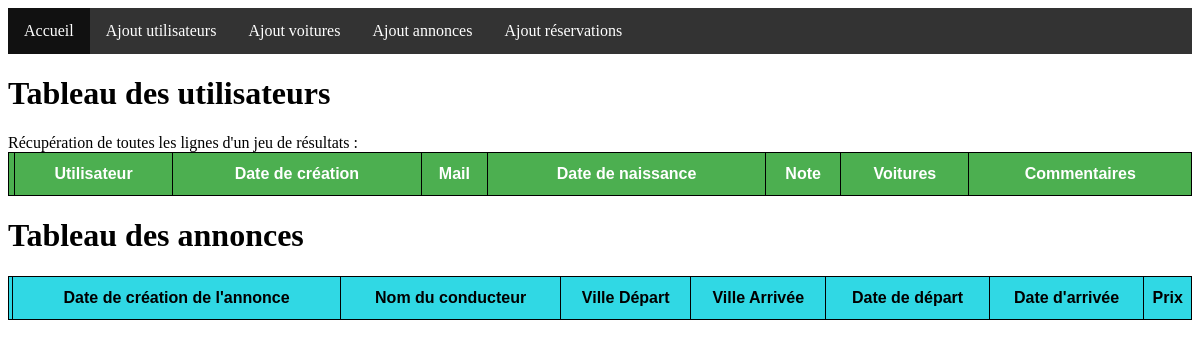
/, run on an earlier commit of the app's database.
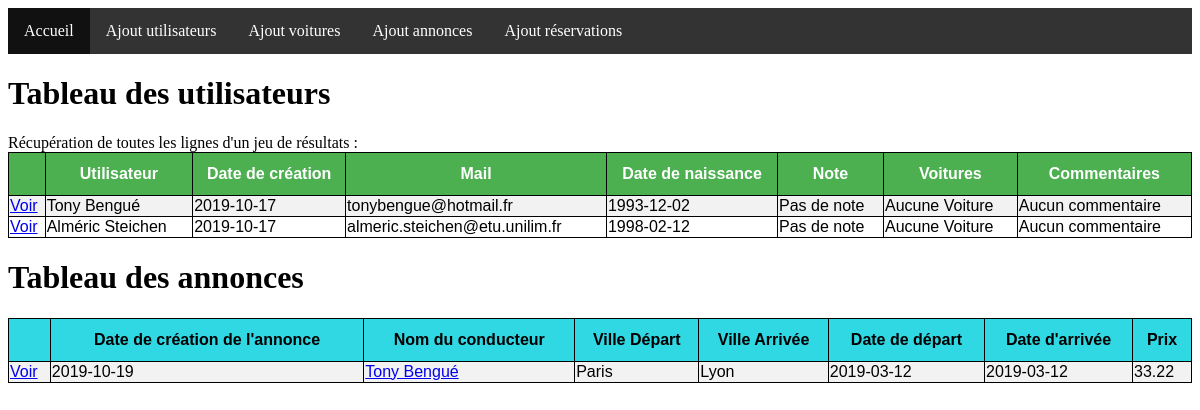
And on a later commit of the database.
### tables this page shows
CREATE TABLE users (
    id INT(11) UNSIGNED AUTO_INCREMENT PRIMARY KEY,
    firstName VARCHAR(30) NOT NULL,
    lastName VARCHAR(30) NOT NULL,
    email VARCHAR(30) NOT NULL,
    birthDate DATE NOT NULL,
    rate TINYINT NOT NULL,
    listOfCars TEXT NOT NULL,
    listOfComments TEXT NOT NULL,
    date DATE NOT NULL
);

CREATE TABLE announcements (
    id INT(11) UNSIGNED AUTO_INCREMENT PRIMARY KEY, 
    userDriver VARCHAR(30) NOT NULL,
    cityStart VARCHAR(30) NOT NULL,
    cityEnd VARCHAR(30) NOT NULL,
    dateStart VARCHAR(30) NOT NULL,
    dateEnd VARCHAR(30) NOT NULL,
    car VARCHAR(30) NOT NULL,
    seatNumber INT(1) NOT NULL,
    price FLOAT(10) NOT NULL,
    date DATE NOT NULL
);

### class/AnnouncementModel.php (called while the page is built, shortened)
<?php
class AnnouncementModel {
    public function getAnnouncements() {
        $pdo = new Database();
        $pdo = $pdo->getPdo();
        $sql = "SELECT * FROM announcements";
        $request = $pdo->prepare($sql);
        $request->execute();
        $results = $request->fetchAll();
        return $results;
    }
}

### class/UserController.php (the view, shortened to what this page needs)
<?php
class UserController
{
    public static function showUserTableFromDb() {
        $model = new UserModel();
        $users = $model->getUsers();
        echo "<table id='users'>
        <tr>
          <th></th>
          <th>Utilisateur</th>
          <th>Date de création</th>
          <th>Mail</th>
          <th>Date de naissance</th>
          <th>Note</th>
          <th>Voitures</th>
          <th>Commentaires</th>
        </tr>";
        for ($i = 0; $i < count($users); $i++ ) {
            $user = $users[$i];
            array_push(User::$listOfUsers, $user);
            echo "<tr>";
                echo "<td>";
                    $iLink = $i + 1;
                    echo "<a href='users.php?user=$iLink'>Voir</a>";
                echo "</td>";
                echo "<td>";
                    echo $user['firstName'] . " " . $user['lastName'];
                echo "</td>";
                echo "<td>";
                    echo $user['date'];
                echo "</td>";
                echo "<td>";
                    echo $user['email'];
                echo "</td>";
                echo "<td>";
                    echo $user['birthDate'];
                echo "</td>";
                echo "<td>";
                    if($user['rate'] === '0') { echo "Pas de note"; }
                echo "</td>";
                echo "<td>";
                    echo $user['listOfCars'];
                echo "</td>";
                echo "<td>";
                    echo $user['listOfComments'];
                echo "</td>";
            echo "</tr>";
        }
        echo "</table>";
    }
}

### assets/templates/_includes/header.php (shortened to what this page needs)
<!DOCTYPE html>
<html lang="fr">
<head>
    <link rel="stylesheet" href="../assets/css/main.css">
</head>
<header>
    <ul>
        <li><a class="active" href="index.php">Accueil</a></li>
        <li><a href="ajoutUtilisateur.php">Ajout utilisateurs</a></li>
        <li><a href="ajoutVoiture.php">Ajout voitures</a></li>
        <li><a href="ajoutAnnonce.php">Ajout annonces</a></li>
        <li><a href="ajoutReservation.php">Ajout réservations</a></li>
    </ul>
</header>
<body>

### public/index.php (shortened to what this page needs)
<?php
require_once("../assets/templates/_includes/header.php");
echo "<h1>Tableau des utilisateurs</h1>";
UserController::showUserTableFromDb();
echo "<h1>Tableau des annonces</h1>";
AnnouncementController::showAnnouncementTableFromDb();
require_once("../assets/templates/_includes/footer.php");

### class/UserModel.php (shortened to what this page needs)
<?php
class UserModel {
    public function getUsers() {
        $pdo = new Database();
        $pdo = $pdo->getPdo();
        $sql = "SELECT * FROM users";
        $request = $pdo->prepare($sql);
        $request->execute();
        print("Récupération de toutes les lignes d'un jeu de résultats :\n");
        $results = $request->fetchAll();
        return $results;
    }
}

### class/AnnouncementController.php (shortened to what this page needs)
<?php
class AnnouncementController
{
    public static function showAnnouncementTableFromDb() {
        $model = new AnnouncementModel();
        $announces = $model->getAnnouncements();
        $listOfAnnouncements = Announcement::$listOfAnnouncements;
        $listOfUsers = User::$listOfUsers;
        echo "<table id='announcement'>
        <tr>
            <th></th>
            <th>Date de création de l'annonce</th>
            <th>Nom du conducteur</th>
            <th>Ville Départ</th>
            <th>Ville Arrivée</th>
            <th>Date de départ</th>
            <th>Date d'arrivée</th>
            <th>Prix</th>
        </tr>";
        for ($i = 0; $i < count($announces); $i++ ) {
            $announce = $announces[$i];
            array_push($listOfAnnouncements, $announce);
            echo "<tr>";
                echo "<td>";
                    $linkAnnounce = $i + 1;
                    echo "<a href='announce.php?announce=$linkAnnounce'>Voir</a>";
                echo "</td>";
                echo "<td>";
                    echo $announce['date'];
                echo "</td>";
                echo "<td>";
                    for ($j = 0; $j < count($listOfUsers); $j++ ) {
                        $strUsers = $listOfUsers[$j]['firstName'] ." " . $listOfUsers[$j]['lastName'];
                        if($strUsers === $announce['userDriver']) {
                            $linkUser = $listOfUsers[$j]['id'] ;
                            echo "<a href='users.php?user=$linkUser'>".$announce['userDriver']."</a>";
                        }
                    }
                echo "</td>";
                echo "<td>";
                    echo $announce['cityStart'];
                echo "</td>";
                echo "<td>";
                    echo $announce['cityEnd'];
                echo "</td>";
                echo "<td>";
                    echo $announce['dateStart'];
                echo "</td>";
                echo "<td>";
                    echo $announce['dateEnd'];
                echo "</td>";
                echo "<td>";
                    echo $announce['price'];
                echo "</td>";
            echo "</tr>";
        }
        echo "</table>";
    }
}

### assets/templates/_includes/footer.php
</body>
</html>

### assets/css/main.css (style rules this page uses)
:root { --listOfUsers-head-table: #4CAF50; --listOfAnnouncements-head-table: rgb(48, 216, 228); }
ul { list-style-type: none; margin: 0; padding: 0; overflow: hidden; background-color: #333; }
li { float: left; }
li a { display: block; color: white; text-align: center; padding: 14px 16px; text-decoration: none; }
.active { color:#fff; background-color: #111; }
table, td, th { border: 1px solid black; margin: 0 auto; }
#users, #announcement { font-family: "Trebuchet MS", Arial, Helvetica, sans-serif; border-collapse: collapse; width: 100%; }
#users tr:nth-child(even) { background-color: #f2f2f2; }
#users th { padding-top: 12px; padding-bottom: 12px; text-align: center; background-color: var(--listOfUsers-head-table); color: white; }
#announcement tr:nth-child(even) { background-color: #f2f2f2; }
#announcement th { padding-top: 12px; padding-bottom: 12px; text-align: center; background-color: var(--listOfAnnouncements-head-table); color: black; }

What changed in the data, as far as the page shows it:
added users: firstName "Tony", lastName "Bengué", date "2019-10-17", email "tonybengue@hotmail.fr", birthDate "1993-12-02", rate "Pas de note", listOfCars "Aucune Voiture", listOfComments "Aucun commentaire"
added users: firstName "Alméric", lastName "Steichen", date "2019-10-17", email "almeric.steichen@etu.unilim.fr", birthDate "1998-02-12", rate "Pas de note", listOfCars "Aucune Voiture", listOfComments "Aucun commentaire", shown under "Tableau des utilisateurs"
added announcements: date "2019-10-19", userDriver "Tony Bengué", cityStart "Paris", cityEnd "Lyon", dateStart "2019-03-12", dateEnd "2019-03-12", price "33.22"
